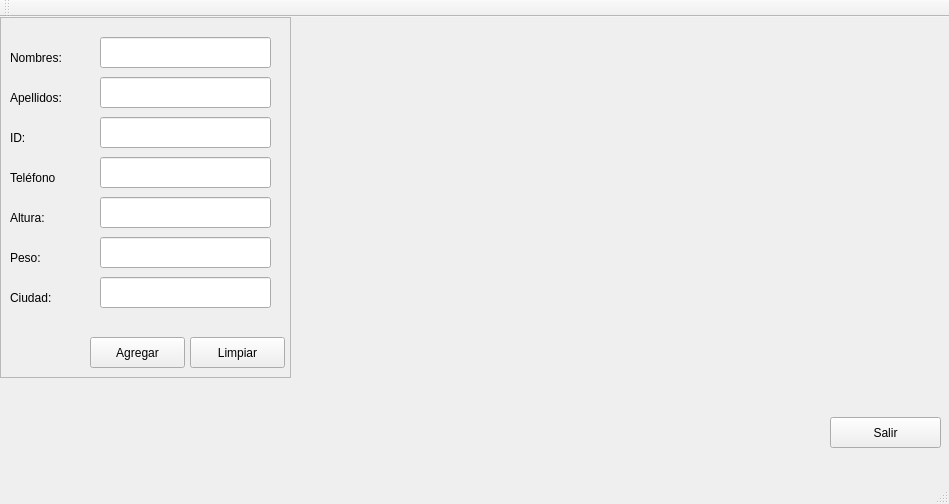
<?xml version="1.0" encoding="UTF-8"?>
<ui version="4.0">
 <class>Control</class>
 <widget class="QMainWindow" name="Control">
  <property name="geometry">
   <rect>
    <x>0</x>
    <y>0</y>
    <width>949</width>
    <height>504</height>
   </rect>
  </property>
  <property name="windowTitle">
   <string>Control</string>
  </property>
  <widget class="QWidget" name="centralWidget">
   <widget class="QPushButton" name="pushButton_5">
    <property name="geometry">
     <rect>
      <x>830</x>
      <y>400</y>
      <width>111</width>
      <height>31</height>
     </rect>
    </property>
    <property name="text">
     <string>Salir</string>
    </property>
   </widget>
   <widget class="QFrame" name="frame_2">
    <property name="geometry">
     <rect>
      <x>0</x>
      <y>0</y>
      <width>291</width>
      <height>361</height>
     </rect>
    </property>
    <property name="frameShape">
     <enum>QFrame::StyledPanel</enum>
    </property>
    <property name="frameShadow">
     <enum>QFrame::Raised</enum>
    </property>
    <widget class="QPushButton" name="pushButton_6">
     <property name="geometry">
      <rect>
       <x>90</x>
       <y>320</y>
       <width>95</width>
       <height>31</height>
      </rect>
     </property>
     <property name="text">
      <string>Agregar</string>
     </property>
    </widget>
    <widget class="QPushButton" name="pushButton_7">
     <property name="geometry">
      <rect>
       <x>190</x>
       <y>320</y>
       <width>95</width>
       <height>31</height>
      </rect>
     </property>
     <property name="text">
      <string>Limpiar</string>
     </property>
    </widget>
    <widget class="QLabel" name="label_3">
     <property name="geometry">
      <rect>
       <x>10</x>
       <y>30</y>
       <width>66</width>
       <height>21</height>
      </rect>
     </property>
     <property name="text">
      <string>Nombres:</string>
     </property>
    </widget>
    <widget class="QLabel" name="label_4">
     <property name="geometry">
      <rect>
       <x>10</x>
       <y>70</y>
       <width>66</width>
       <height>21</height>
      </rect>
     </property>
     <property name="text">
      <string>Apellidos:</string>
     </property>
    </widget>
    <widget class="QLabel" name="label_5">
     <property name="geometry">
      <rect>
       <x>10</x>
       <y>110</y>
       <width>66</width>
       <height>21</height>
      </rect>
     </property>
     <property name="text">
      <string>ID:</string>
     </property>
    </widget>
    <widget class="QLabel" name="label_6">
     <property name="geometry">
      <rect>
       <x>10</x>
       <y>150</y>
       <width>66</width>
       <height>21</height>
      </rect>
     </property>
     <property name="text">
      <string>Teléfono</string>
     </property>
    </widget>
    <widget class="QLabel" name="label_7">
     <property name="geometry">
      <rect>
       <x>10</x>
       <y>190</y>
       <width>66</width>
       <height>21</height>
      </rect>
     </property>
     <property name="text">
      <string>Altura:</string>
     </property>
    </widget>
    <widget class="QLabel" name="label_8">
     <property name="geometry">
      <rect>
       <x>10</x>
       <y>230</y>
       <width>66</width>
       <height>21</height>
      </rect>
     </property>
     <property name="text">
      <string>Peso:</string>
     </property>
    </widget>
    <widget class="QLabel" name="label_9">
     <property name="geometry">
      <rect>
       <x>10</x>
       <y>270</y>
       <width>66</width>
       <height>21</height>
      </rect>
     </property>
     <property name="text">
      <string>Ciudad:</string>
     </property>
    </widget>
    <widget class="QLineEdit" name="lineEdit">
     <property name="geometry">
      <rect>
       <x>100</x>
       <y>20</y>
       <width>171</width>
       <height>31</height>
      </rect>
     </property>
    </widget>
    <widget class="QLineEdit" name="lineEdit_2">
     <property name="geometry">
      <rect>
       <x>100</x>
       <y>60</y>
       <width>171</width>
       <height>31</height>
      </rect>
     </property>
    </widget>
    <widget class="QLineEdit" name="lineEdit_3">
     <property name="geometry">
      <rect>
       <x>100</x>
       <y>100</y>
       <width>171</width>
       <height>31</height>
      </rect>
     </property>
    </widget>
    <widget class="QLineEdit" name="lineEdit_4">
     <property name="geometry">
      <rect>
       <x>100</x>
       <y>140</y>
       <width>171</width>
       <height>31</height>
      </rect>
     </property>
    </widget>
    <widget class="QLineEdit" name="lineEdit_5">
     <property name="geometry">
      <rect>
       <x>100</x>
       <y>180</y>
       <width>171</width>
       <height>31</height>
      </rect>
     </property>
    </widget>
    <widget class="QLineEdit" name="lineEdit_6">
     <property name="geometry">
      <rect>
       <x>100</x>
       <y>220</y>
       <width>171</width>
       <height>31</height>
      </rect>
     </property>
    </widget>
    <widget class="QLineEdit" name="lineEdit_7">
     <property name="geometry">
      <rect>
       <x>100</x>
       <y>260</y>
       <width>171</width>
       <height>31</height>
      </rect>
     </property>
    </widget>
   </widget>
  </widget>
  <widget class="QMenuBar" name="menuBar">
   <property name="geometry">
    <rect>
     <x>0</x>
     <y>0</y>
     <width>949</width>
     <height>27</height>
    </rect>
   </property>
  </widget>
  <widget class="QToolBar" name="mainToolBar">
   <attribute name="toolBarArea">
    <enum>TopToolBarArea</enum>
   </attribute>
   <attribute name="toolBarBreak">
    <bool>false</bool>
   </attribute>
  </widget>
  <widget class="QStatusBar" name="statusBar"/>
 </widget>
 <layoutdefault spacing="6" margin="11"/>
 <resources/>
 <connections/>
</ui>
